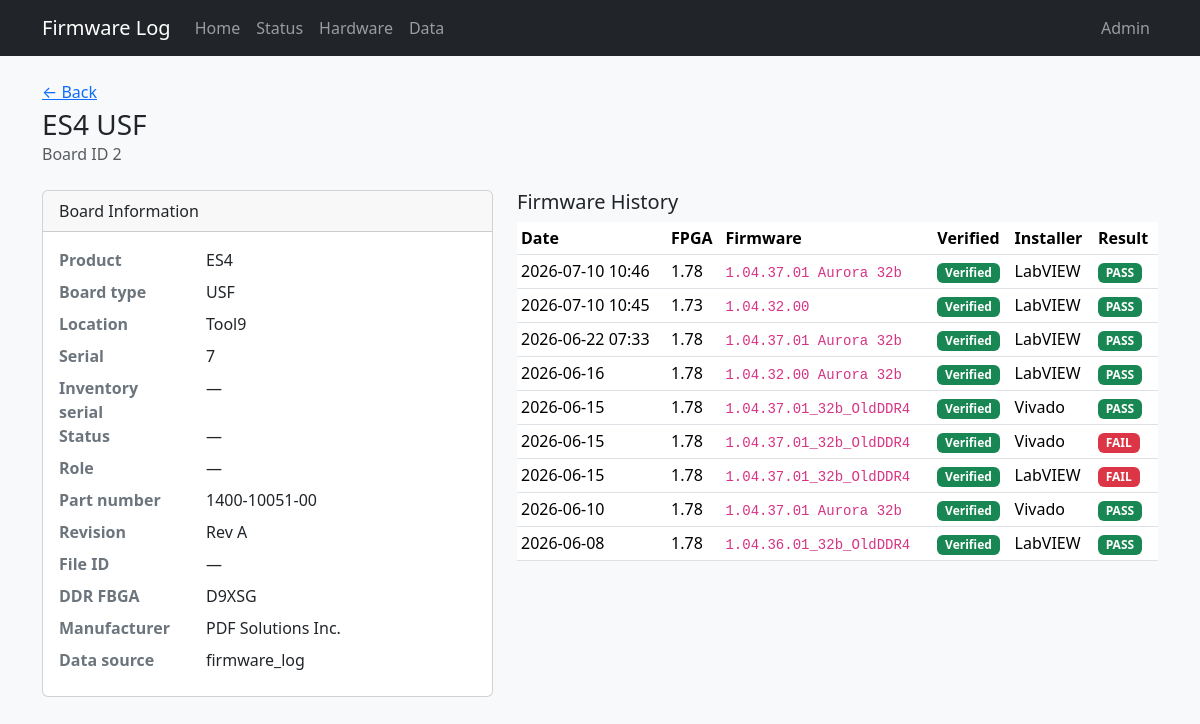
Page /board/2 on the earlier database version.
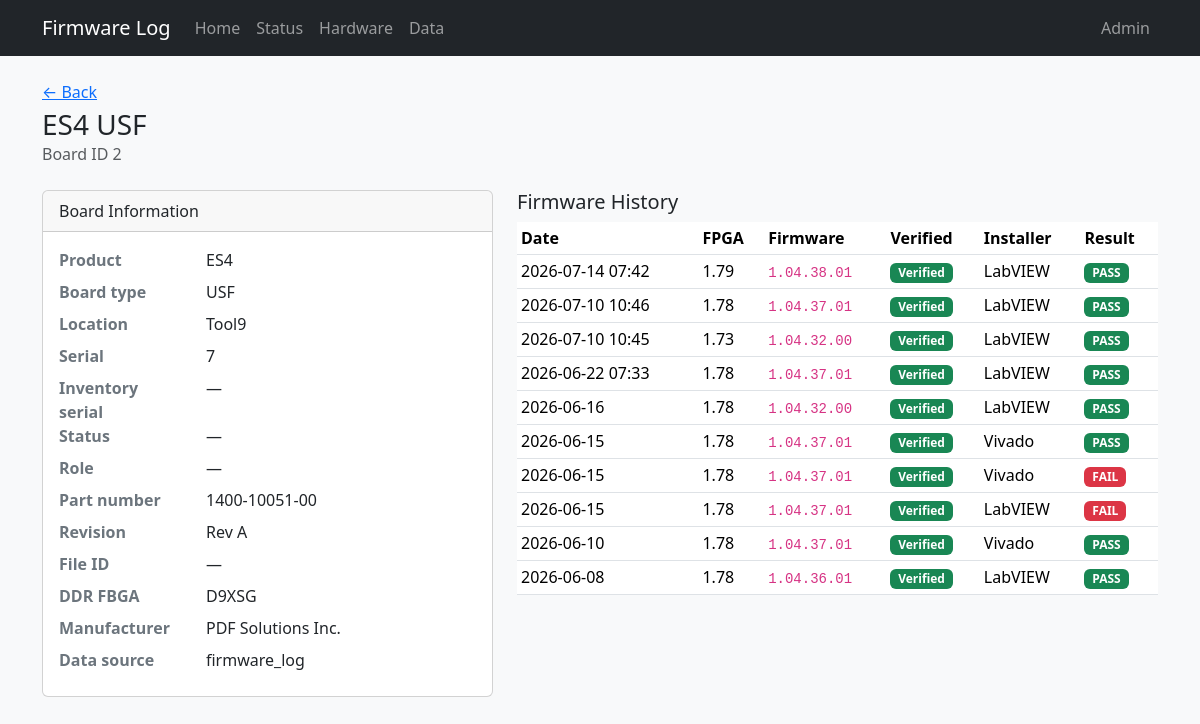
Same page on the later database version.
### tables this page shows
CREATE TABLE "boards" (
                board_id      INTEGER PRIMARY KEY,
                tool          TEXT,
                board_slot    TEXT,
                manufacturer  TEXT NOT NULL DEFAULT 'PDF Solutions Inc.',
                board_name    TEXT NOT NULL,
                serial        TEXT NOT NULL,
                part_number   TEXT,
                revision      TEXT,
                file_id       TEXT,
                product_name  TEXT NOT NULL,
                ddr_fbga      TEXT
            , inventory_serial TEXT, status TEXT, role TEXT, comment TEXT, open_item TEXT, po TEXT, modified_by TEXT, source_updated_at TEXT, data_source TEXT, dc_status TEXT, ac_status TEXT, gcal_status TEXT, adc_status TEXT, eeprom_status TEXT);

CREATE TABLE "firmware_history" (
                event_id    INTEGER PRIMARY KEY AUTOINCREMENT,
                board_id    INTEGER NOT NULL REFERENCES boards (board_id),
                event_date  TEXT NOT NULL,
                event_time  TEXT,
                fpga        TEXT,
                firmware    TEXT NOT NULL,
                installer   TEXT,
                result      TEXT
            );

### app.py (the view)
@app.route("/board/<int:board_id>")
def board_detail(board_id):
    board = db.get_board(board_id)
    if not board:
        flash("Board not found.", "danger")
        return redirect(url_for("index"))
    return render_template(
        "board_detail.html",
        board=board,
        firmware_verified=db.firmware_verified_label(board),
        history=db.board_history(board_id),
        events=db.board_events(board_id),
    )

### db.py (called while the page is built)
def is_firmware_verified(board) -> bool:
    if not board:
        return False
    if board.get("board_id") in VERIFIED_BOARD_IDS:
        return True
    if board.get("data_source") == "firmware_log":
        return True
    if board.get("tool") == "Tool13" and board.get("product_name") == "BAP":
        return True
    return False

def firmware_verified_label(board) -> str:
    return "verified" if is_firmware_verified(board) else "unverified"

def dict_row(cursor, row):
    return {col[0]: row[i] for i, col in enumerate(cursor.description)}

@contextmanager
def get_db():
    conn = sqlite3.connect(DATABASE)
    conn.row_factory = dict_row
    try:
        yield conn
    finally:
        conn.close()

def fetch_all(query, params=()):
    with get_db() as conn:
        return conn.execute(query, params).fetchall()

def fetch_one(query, params=()):
    with get_db() as conn:
        return conn.execute(query, params).fetchone()

def get_board(board_id):
    return fetch_one("SELECT * FROM boards WHERE board_id = ?", (board_id,))

def board_history(board_id):
    return fetch_all(
        """
        SELECT *
        FROM firmware_history
        WHERE board_id = ?
        ORDER BY event_date DESC, COALESCE(event_time, '00:00:00') DESC, event_id DESC
        """,
        (board_id,),
    )

def board_events(board_id):
    return fetch_all(
        """
        SELECT *
        FROM board_events
        WHERE board_id = ?
        ORDER BY event_date DESC, COALESCE(event_time, '00:00:00') DESC, event_id DESC
        """,
        (board_id,),
    )

### templates/board_detail.html (shortened to what this page needs)
{% extends "base.html" %}
{% from "macros.html" import result_badge, verified_badge %}
{% block content %}
<div class="d-flex flex-wrap justify-content-between align-items-start gap-2 mb-4">
  <div>
    <p class="text-muted mb-1"><a href="{{ url_for('index') }}">&larr; Back</a></p>
    <h1 class="h3 mb-0">{{ board.product_name }} {{ board.board_name }}</h1>
    <p class="text-muted mb-0">Board ID {{ board.board_id }}</p>
  </div>
</div>
<div class="row g-4">
  <div class="col-md-5">
    <div class="card">
      <div class="card-header">Board Information</div>
      <dl class="card-body mb-0 row">
        <dt class="col-sm-4">Product</dt><dd class="col-sm-8">{{ board.product_name }}</dd>
        <dt class="col-sm-4">Board type</dt><dd class="col-sm-8">{{ board.board_name }}</dd>
        <dt class="col-sm-4">Location</dt><dd class="col-sm-8">{{ board.tool or '—' }}</dd>
        <dt class="col-sm-4">Serial</dt><dd class="col-sm-8">{{ board.serial }}</dd>
        <dt class="col-sm-4">Inventory serial</dt><dd class="col-sm-8">{{ board.inventory_serial or '—' }}</dd>
        <dt class="col-sm-4">Status</dt><dd class="col-sm-8">{{ board.status or '—' }}</dd>
        <dt class="col-sm-4">Role</dt><dd class="col-sm-8">{{ board.role or '—' }}</dd>
        <dt class="col-sm-4">Part number</dt><dd class="col-sm-8">{{ board.part_number or '—' }}</dd>
        <dt class="col-sm-4">Revision</dt><dd class="col-sm-8">{{ board.revision or '—' }}</dd>
        <dt class="col-sm-4">File ID</dt><dd class="col-sm-8">{{ board.file_id or '—' }}</dd>
        <dt class="col-sm-4">DDR FBGA</dt><dd class="col-sm-8">{{ board.ddr_fbga or '—' }}</dd>
        <dt class="col-sm-4">Manufacturer</dt><dd class="col-sm-8">{{ board.manufacturer }}</dd>
        {% if board.data_source %}
        <dt class="col-sm-4">Data source</dt><dd class="col-sm-8">{{ board.data_source }}</dd>
        {% endif %}
      </dl>
    </div>
  </div>
  <div class="col-md-7">
    <h2 class="h5">Firmware History</h2>
    <div class="table-responsive">
      <table class="table table-sm table-hover align-middle">
        <thead>
          <tr>
            <th>Date</th>
            <th>FPGA</th>
            <th class="col-firmware">Firmware</th>
            <th class="col-verified">Verified</th>
            <th>Installer</th>
            <th>Result</th>
          </tr>
        </thead>
        <tbody>
          {% for row in history %}
          <tr>
            <td>{{ row.event_date }}{% if row.event_time %} {{ row.event_time }}{% endif %}</td>
            <td>{{ row.fpga or '—' }}</td>
            <td class="col-firmware"><code>{{ row.firmware }}</code></td>
            <td class="col-verified">{{ verified_badge(firmware_verified) }}</td>
            <td>{{ row.installer or '—' }}</td>
            <td>{{ result_badge(row.result) }}</td>
          </tr>
          {% else %}
          <tr><td colspan="7" class="text-muted">No firmware history for this board.</td></tr>
          {% endfor %}
        </tbody>
      </table>
    </div>
  </div>
</div>
{% endblock %}

### templates/base.html (shortened to what this page needs)
<!DOCTYPE html>
<html lang="en">
<head>
  <link href="https://cdn.jsdelivr.net/npm/bootstrap@5.3.3/dist/css/bootstrap.min.css" rel="stylesheet">
  <link href="{{ url_for('static', filename='style.css') }}" rel="stylesheet">
</head>
<body>
  <nav class="navbar navbar-expand-lg navbar-dark bg-dark mb-4">
    <div class="container">
      <a class="navbar-brand" href="{{ url_for('index') }}">Firmware Log</a>
      <div class="collapse navbar-collapse" id="nav">
        <ul class="navbar-nav me-auto">
          <li class="nav-item"><a class="nav-link" href="{{ url_for('index') }}">Home</a></li>
          <li class="nav-item"><a class="nav-link" href="{{ url_for('status') }}">Status</a></li>
          <li class="nav-item"><a class="nav-link" href="{{ url_for('hardware') }}">Hardware</a></li>
          <li class="nav-item"><a class="nav-link" href="{{ url_for('data') }}">Data</a></li>
        </ul>
        <ul class="navbar-nav">
          {% if session.get('admin') %}
          <li class="nav-item"><a class="nav-link" href="{{ url_for('admin_index') }}">Admin</a></li>
          <li class="nav-item"><a class="nav-link" href="{{ url_for('admin_sql') }}">SQL</a></li>
          <li class="nav-item"><a class="nav-link" href="{{ url_for('admin_deleted') }}">Deleted Records</a></li>
          <li class="nav-item"><a class="nav-link" href="{{ url_for('admin_logout') }}">Logout</a></li>
          {% else %}
          <li class="nav-item"><a class="nav-link" href="{{ url_for('admin_login') }}">Admin</a></li>
          {% endif %}
        </ul>
      </div>
    </div>
  </nav>
  <main class="container pb-5">
    {% block content %}{% endblock %}
  </main>
</body>
</html>

### templates/macros.html (shortened to what this page needs)
{% macro result_badge(result) -%}
  {% if result %}
    {% set r = result|upper %}
    {% if r == 'PASS' %}
      <span class="badge text-bg-success">PASS</span>
    {% elif r == 'FAIL' %}
      <span class="badge text-bg-danger">FAIL</span>
    {% else %}
      <span class="badge text-bg-secondary">{{ result }}</span>
    {% endif %}
  {% else %}
    <span class="text-muted">—</span>
  {% endif %}
{%- endmacro %}
{% macro verified_badge(status) -%}
  {% if status == 'verified' %}
    <span class="badge text-bg-success">Verified</span>
  {% elif status == 'unverified' %}
    <span class="badge text-bg-warning text-dark">Unverified</span>
  {% else %}
    <span class="text-muted">—</span>
  {% endif %}
{%- endmacro %}

### static/style.css (style rules this page uses)
body { background-color: #f8f9fa; }
code { font-size: 0.875em; }
.table th { white-space: nowrap; }
.card dl dt { color: #6c757d; }

Differences in the rows shown:
added firmware_history: event_date "2026-07-14", event_time "07:42", fpga "1.79", firmware "1.04.38.01", installer "LabVIEW", result "PASS"
changed firmware_history (number 2 of 10 on the later page): firmware "1.04.37.01 Aurora 32b" → "1.04.37.01"
changed firmware_history (number 4 of 10 on the later page): firmware "1.04.37.01 Aurora 32b" → "1.04.37.01"
changed firmware_history (number 5 of 10 on the later page): firmware "1.04.32.00 Aurora 32b" → "1.04.32.00"
changed firmware_history (number 6 of 10 on the later page): firmware "1.04.37.01_32b_OldDDR4" → "1.04.37.01"
changed firmware_history (number 7 of 10 on the later page): firmware "1.04.37.01_32b_OldDDR4" → "1.04.37.01"
changed firmware_history (number 8 of 10 on the later page): firmware "1.04.37.01_32b_OldDDR4" → "1.04.37.01"
changed firmware_history (number 9 of 10 on the later page): firmware "1.04.37.01 Aurora 32b" → "1.04.37.01"
changed firmware_history (number 10 of 10 on the later page): firmware "1.04.36.01_32b_OldDDR4" → "1.04.36.01"
